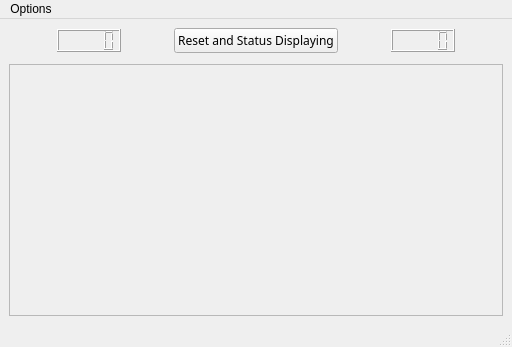
<?xml version="1.0" encoding="UTF-8"?>
<ui version="4.0">
 <class>MainWindow</class>
 <widget class="QMainWindow" name="MainWindow">
  <property name="geometry">
   <rect>
    <x>0</x>
    <y>0</y>
    <width>512</width>
    <height>347</height>
   </rect>
  </property>
  <property name="sizePolicy">
   <sizepolicy hsizetype="Preferred" vsizetype="Preferred">
    <horstretch>0</horstretch>
    <verstretch>0</verstretch>
   </sizepolicy>
  </property>
  <property name="minimumSize">
   <size>
    <width>512</width>
    <height>347</height>
   </size>
  </property>
  <property name="windowTitle">
   <string>MainWindow</string>
  </property>
  <widget class="QWidget" name="centralwidget">
   <layout class="QVBoxLayout" name="verticalLayout">
    <item>
     <layout class="QHBoxLayout" name="horizontalLayout">
      <property name="spacing">
       <number>5</number>
      </property>
      <property name="sizeConstraint">
       <enum>QLayout::SetDefaultConstraint</enum>
      </property>
      <property name="bottomMargin">
       <number>5</number>
      </property>
      <item>
       <widget class="QLCDNumber" name="timer">
        <property name="sizePolicy">
         <sizepolicy hsizetype="Fixed" vsizetype="Fixed">
          <horstretch>0</horstretch>
          <verstretch>0</verstretch>
         </sizepolicy>
        </property>
        <property name="font">
         <font>
          <family>Lucida Sans</family>
         </font>
        </property>
       </widget>
      </item>
      <item>
       <widget class="QPushButton" name="pushButton">
        <property name="sizePolicy">
         <sizepolicy hsizetype="Fixed" vsizetype="Fixed">
          <horstretch>0</horstretch>
          <verstretch>0</verstretch>
         </sizepolicy>
        </property>
        <property name="font">
         <font>
          <family>Lucida Sans</family>
         </font>
        </property>
        <property name="text">
         <string>Reset and Status Displaying</string>
        </property>
       </widget>
      </item>
      <item>
       <widget class="QLCDNumber" name="counter">
        <property name="sizePolicy">
         <sizepolicy hsizetype="Fixed" vsizetype="Fixed">
          <horstretch>0</horstretch>
          <verstretch>0</verstretch>
         </sizepolicy>
        </property>
        <property name="font">
         <font>
          <family>Lucida Sans</family>
         </font>
        </property>
       </widget>
      </item>
     </layout>
    </item>
    <item>
     <widget class="WidgetStage" name="stage">
      <property name="minimumSize">
       <size>
        <width>0</width>
        <height>0</height>
       </size>
      </property>
      <property name="mouseTracking">
       <bool>true</bool>
      </property>
      <property name="frameShape">
       <enum>QFrame::StyledPanel</enum>
      </property>
      <property name="frameShadow">
       <enum>QFrame::Raised</enum>
      </property>
     </widget>
    </item>
   </layout>
  </widget>
  <widget class="QMenuBar" name="menubar">
   <property name="geometry">
    <rect>
     <x>0</x>
     <y>0</y>
     <width>512</width>
     <height>21</height>
    </rect>
   </property>
   <widget class="QMenu" name="menuOptions">
    <property name="title">
     <string>Options</string>
    </property>
    <widget class="QMenu" name="menuLevel">
     <property name="title">
      <string>Level</string>
     </property>
     <addaction name="separator"/>
     <addaction name="actionEasy"/>
     <addaction name="separator"/>
     <addaction name="actionMiddle"/>
     <addaction name="actionHard"/>
     <addaction name="actionCustom"/>
    </widget>
    <addaction name="menuLevel"/>
    <addaction name="actionQuit"/>
   </widget>
   <addaction name="menuOptions"/>
  </widget>
  <widget class="QStatusBar" name="statusbar"/>
  <action name="actionEasy">
   <property name="text">
    <string>Easy</string>
   </property>
  </action>
  <action name="actionMiddle">
   <property name="text">
    <string>Middle</string>
   </property>
  </action>
  <action name="actionHard">
   <property name="text">
    <string>Hard</string>
   </property>
  </action>
  <action name="actionCustom">
   <property name="text">
    <string>Custom</string>
   </property>
  </action>
  <action name="actionQuit">
   <property name="text">
    <string>Quit</string>
   </property>
  </action>
 </widget>
 <customwidgets>
  <customwidget>
   <class>WidgetStage</class>
   <extends>QFrame</extends>
   <header>widget_stage.h</header>
   <container>1</container>
  </customwidget>
 </customwidgets>
 <resources/>
 <connections>
  <connection>
   <sender>actionQuit</sender>
   <signal>triggered()</signal>
   <receiver>MainWindow</receiver>
   <slot>close()</slot>
   <hints>
    <hint type="sourcelabel">
     <x>-1</x>
     <y>-1</y>
    </hint>
    <hint type="destinationlabel">
     <x>399</x>
     <y>299</y>
    </hint>
   </hints>
  </connection>
 </connections>
</ui>
